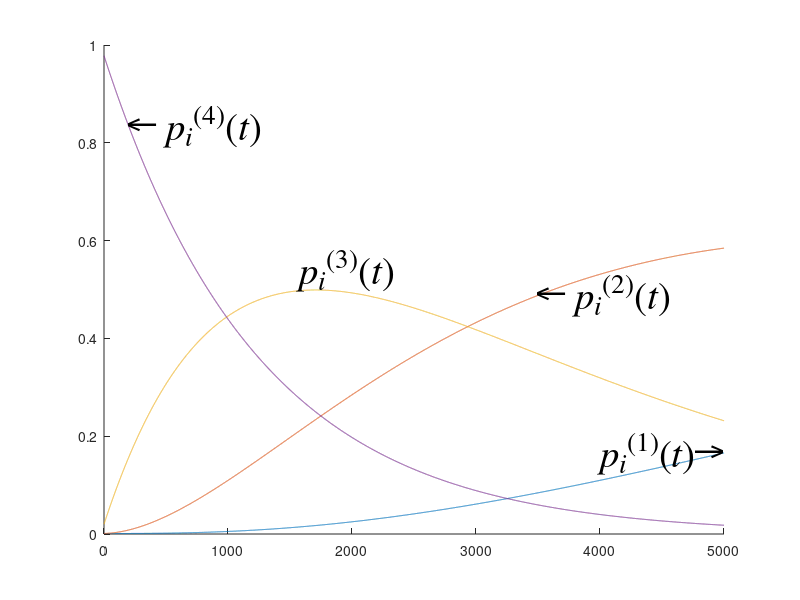

This figure's MATLAB source:
% (1) Prepare your data
t = 0:0.5:5000;
%Type 1 (white).
p11=-0.1397* exp (-0.0008* t)+0.6587* exp (-0.0004* t)-1.518* exp (-0.0001* t)+1 ;
p12=1.1177* exp (-0.0008* t)-2.6347* exp (-0.0004* t)+1.518* exp (-0.0001* t) ;
p13=-1.956* exp (-0.0008* t)+1.976* exp (-0.0004* t) ;
p14=0.978* exp (-0.0008* t) ;
p15=p11+p12+p13+p14;
%Type 2 (lined).
p21=-0.652* exp (-0.001* t)+7.904* exp (-0.0005* t)-8.251* exp (-0.0004* t)+1 ;
p22=1.63* exp (-0.001* t)-9.88* exp (-0.0005* t)+8.251* exp (-0.0004* t) ;
p23=-1.956* exp (-0.001* t)+1.976* exp (-0.0005* t) ;
p24=0.978* exp (-0.001* t) ;
p25=p21+p22+p23+p24;
%Type 2 (grey).
p31=-1.63* exp (-0.0008* t)+9.88* exp (-0.0004* t)+10.511* exp (-0.0005* t)+1 ;
p32=2.608* exp (-0.0008* t)+7.904* exp (-0.0004* t)-10.511* exp (-0.0005* t) ;
p33=-1.956* exp (-0.0008* t)+1.976* exp (-0.0004* t) ;
p34=0.978* exp (-0.0008* t) ;
p35=p31+p32+p33+p34;

%h3=plot(t,p31,t,p32,t,p33,t,p34, t, p35);
text(500, p34(find(t==500)), '\leftarrow{\it p_i}^{(4)}({\itt})','FontName','Times','Fontsize',28,'VerticalAlignment','middle','HorizontalAlignment','left');
text(2500, p33(find(t==2500)), '{\it p_i}^{(3)}({\itt})','FontName','Times','Fontsize',28,'VerticalAlignment','bottom','HorizontalAlignment','left');
text(1500, p32(find(t==1500)), '{\it p_i}^{(2)}({\itt})\rightarrow','FontName','Times','Fontsize',28,'VerticalAlignment','middle','HorizontalAlignment','right');
text(4000, p31(find(t==4000)), '\leftarrow{\it p_i}^{(1)}({\itt})','FontName','Times','Fontsize',28,'VerticalAlignment','middle','HorizontalAlignment','left');
box off
axis([0 5000 0.0 1.0])
axis manual

%h2=plot(t,p21,t,p22,t,p23,t,p24);
text(100, p24(find(t==100)), '\leftarrow{\it p_i}^{(4)}({\itt})','FontName','Times','Fontsize',28,'VerticalAlignment','middle','HorizontalAlignment','left');
text(1500, p23(find(t==1500)), '{\it p_i}^{(3)}({\itt})','FontName','Times','Fontsize',28,'VerticalAlignment','bottom','HorizontalAlignment','left');
text(2000, p22(find(t==2000)), '\leftarrow{\it p_i}^{(2)}({\itt})','FontName','Times','Fontsize',28,'VerticalAlignment','middle','HorizontalAlignment','left');
text(2500, p21(find(t==2500)), '\leftarrow{\it p_i}^{(1)}({\itt})','FontName','Times','Fontsize',28,'VerticalAlignment','middle','HorizontalAlignment','left');
box off
axis([0 5000 0.0 1.0])
axis manual

h1=plot(t,p11,t,p12,t,p13,t,p14);
text(200, p14(find(t==200)), '\leftarrow{\it p_i}^{(4)}({\itt})','FontName','Times','Fontsize',28,'VerticalAlignment','middle','HorizontalAlignment','left');
text(1500, p13(find(t==1500)), '{\it p_i}^{(3)}({\itt})','FontName','Times','Fontsize',28,'VerticalAlignment','bottom','HorizontalAlignment','left');
text(3500, p12(find(t==3500)), '\leftarrow{\it p_i}^{(2)}({\itt})','FontName','Times','Fontsize',28,'VerticalAlignment','middle','HorizontalAlignment','left');
text(5000, p11(find(t==5000)), '{\it p_i}^{(1)}({\itt})\rightarrow','FontName','Times','Fontsize',28,'VerticalAlignment','middle','HorizontalAlignment','right');
box off
axis([0 5000 0.0 1.0])
axis manual
print -dmeta elplot1